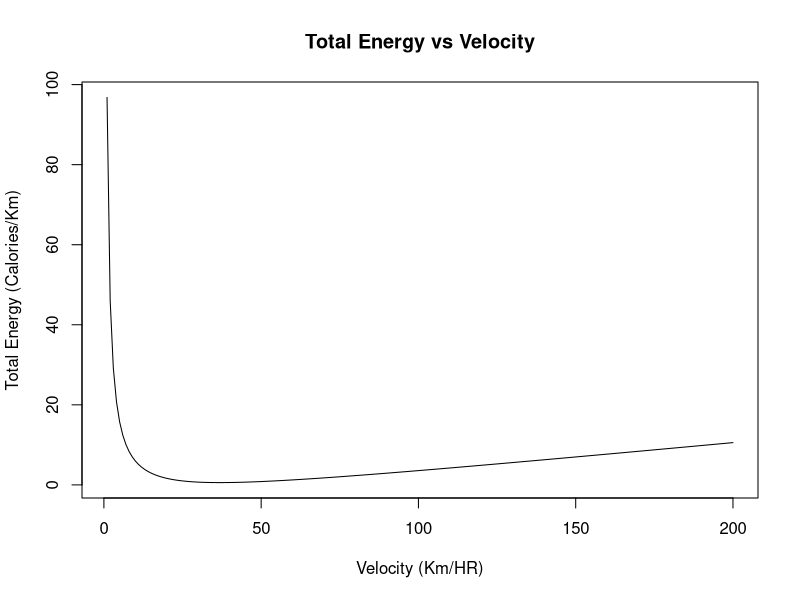
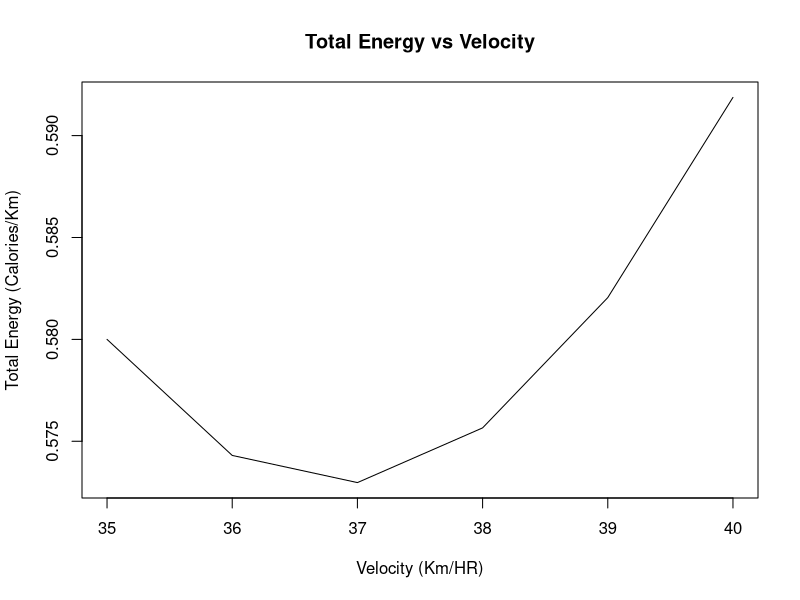

Recreate these plots in R, in order.
## ---- chunk 1
v <- seq(1, 200, by=1)
E <- (0.075* (v-33)^2 +20) / v
plot(v, E, 'l', main='Total Energy vs Velocity',
     xlab='Velocity (Km/HR)', ylab='Total Energy (Calories/Km)')
## ---- chunk 2
v <- seq(35, 40, by=1)
E <- (0.075* (v-33)^2 +20) / v
plot(v, E, 'l', main='Total Energy vs Velocity',
     xlab='Velocity (Km/HR)', ylab='Total Energy (Calories/Km)')
## ---- chunk 3
which.min(E)
## ---- chunk 4
v[which.min(E)]
## ---- chunk 5
E[which.min(E)]
## ---- chunk 6
My_Interval <- c(30,40)
## ---- chunk 7
My_Function = function(v) (0.075*(v-33)^2+20) / v
## ---- chunk 8
My_Optimization <- optimise(f = My_Function, interval = My_Interval,
                            lower = min(My_Interval),
                            upper = max(My_Interval),
                            maximum = FALSE, # default is maximization
                            tol = .Machine$double.eps^0.5) # error tolerance

My_Optimization
## ---- chunk 9
paste('Energy Minimizing Speed:',
      round(My_Optimization[[1]], 1), 'Km/Hr; or',
      round(My_Optimization[[1]]/1.6, 1), 'Miles/Hr')
## ---- chunk 10
paste('The Minimum Energy:',
      round(My_Optimization[[2]], 1), 'Calories per KM; or',
      round(My_Optimization[[2]]*1.6, 1), 'Calories per Mile')
